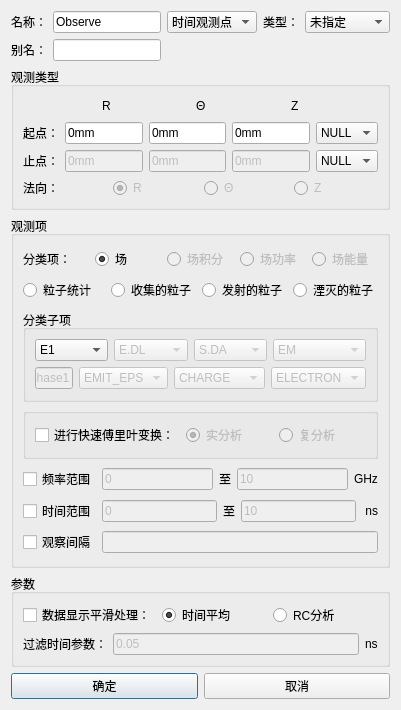
<?xml version="1.0" encoding="UTF-8"?>
<ui version="4.0">
 <class>Dialog_ObsDlg</class>
 <widget class="QDialog" name="Dialog_ObsDlg">
  <property name="windowModality">
   <enum>Qt::ApplicationModal</enum>
  </property>
  <property name="geometry">
   <rect>
    <x>0</x>
    <y>0</y>
    <width>401</width>
    <height>710</height>
   </rect>
  </property>
  <property name="minimumSize">
   <size>
    <width>0</width>
    <height>0</height>
   </size>
  </property>
  <property name="maximumSize">
   <size>
    <width>16777215</width>
    <height>16777215</height>
   </size>
  </property>
  <property name="windowTitle">
   <string>时间观测设置</string>
  </property>
  <layout class="QGridLayout" name="gridLayout_6">
   <item row="0" column="0" colspan="2">
    <layout class="QGridLayout" name="gridLayout_7">
     <item row="1" column="0">
      <widget class="QLabel" name="label_name2">
       <property name="text">
        <string>别名：</string>
       </property>
      </widget>
     </item>
     <item row="1" column="1">
      <widget class="QLineEdit" name="lineEdit_name2"/>
     </item>
     <item row="0" column="0">
      <widget class="QLabel" name="Label_Name">
       <property name="font">
        <font>
         <kerning>true</kerning>
        </font>
       </property>
       <property name="text">
        <string>名称：</string>
       </property>
      </widget>
     </item>
     <item row="0" column="1">
      <widget class="QLineEdit" name="LineEdit_Name">
       <property name="text">
        <string>Observe</string>
       </property>
      </widget>
     </item>
     <item row="0" column="2">
      <widget class="StyledComboBox" name="ComboBox_type">
       <property name="sizePolicy">
        <sizepolicy hsizetype="Fixed" vsizetype="Fixed">
         <horstretch>0</horstretch>
         <verstretch>0</verstretch>
        </sizepolicy>
       </property>
       <item>
        <property name="text">
         <string>时间观测点</string>
        </property>
       </item>
       <item>
        <property name="text">
         <string>时间观测线</string>
        </property>
       </item>
       <item>
        <property name="text">
         <string>时间观测面</string>
        </property>
       </item>
       <item>
        <property name="text">
         <string>时间观测体</string>
        </property>
       </item>
      </widget>
     </item>
     <item row="0" column="3">
      <widget class="QLabel" name="label_6">
       <property name="text">
        <string>类型：</string>
       </property>
      </widget>
     </item>
     <item row="0" column="4">
      <widget class="StyledComboBox" name="ComboBox_Shadow">
       <property name="sizePolicy">
        <sizepolicy hsizetype="Expanding" vsizetype="Fixed">
         <horstretch>0</horstretch>
         <verstretch>0</verstretch>
        </sizepolicy>
       </property>
       <item>
        <property name="text">
         <string>未指定</string>
        </property>
       </item>
      </widget>
     </item>
    </layout>
   </item>
   <item row="4" column="0" colspan="2">
    <layout class="QHBoxLayout" name="horizontalLayout_10">
     <item>
      <widget class="QPushButton" name="pushButton_ok">
       <property name="text">
        <string>确定</string>
       </property>
      </widget>
     </item>
     <item>
      <widget class="QPushButton" name="pushButton">
       <property name="text">
        <string>取消</string>
       </property>
      </widget>
     </item>
    </layout>
   </item>
   <item row="3" column="0" colspan="2">
    <widget class="QGroupBox" name="groupBox_2">
     <property name="title">
      <string>参数</string>
     </property>
     <layout class="QGridLayout" name="gridLayout_4">
      <item row="1" column="0">
       <layout class="QHBoxLayout" name="horizontalLayout_8">
        <item>
         <widget class="QCheckBox" name="checkBox_dataSmooth">
          <property name="text">
           <string>数据显示平滑处理：</string>
          </property>
         </widget>
        </item>
        <item>
         <widget class="QRadioButton" name="radioButton_time">
          <property name="text">
           <string>时间平均</string>
          </property>
          <property name="checked">
           <bool>true</bool>
          </property>
         </widget>
        </item>
        <item>
         <widget class="QRadioButton" name="radioButton_RC">
          <property name="text">
           <string>RC分析</string>
          </property>
         </widget>
        </item>
       </layout>
      </item>
      <item row="0" column="0">
       <spacer name="verticalSpacer_12">
        <property name="orientation">
         <enum>Qt::Vertical</enum>
        </property>
        <property name="sizeHint" stdset="0">
         <size>
          <width>20</width>
          <height>40</height>
         </size>
        </property>
       </spacer>
      </item>
      <item row="3" column="0">
       <layout class="QHBoxLayout" name="horizontalLayout_9">
        <item>
         <widget class="QLabel" name="label_9">
          <property name="text">
           <string>过滤时间参数：</string>
          </property>
         </widget>
        </item>
        <item>
         <widget class="QLineEdit" name="LineEdit_timeParam">
          <property name="enabled">
           <bool>false</bool>
          </property>
          <property name="text">
           <string>0.05</string>
          </property>
         </widget>
        </item>
        <item>
         <widget class="QLabel" name="label_10">
          <property name="text">
           <string>ns</string>
          </property>
         </widget>
        </item>
       </layout>
      </item>
      <item row="2" column="0">
       <spacer name="verticalSpacer_13">
        <property name="orientation">
         <enum>Qt::Vertical</enum>
        </property>
        <property name="sizeHint" stdset="0">
         <size>
          <width>20</width>
          <height>40</height>
         </size>
        </property>
       </spacer>
      </item>
      <item row="4" column="0">
       <spacer name="verticalSpacer_14">
        <property name="orientation">
         <enum>Qt::Vertical</enum>
        </property>
        <property name="sizeHint" stdset="0">
         <size>
          <width>20</width>
          <height>40</height>
         </size>
        </property>
       </spacer>
      </item>
     </layout>
    </widget>
   </item>
   <item row="1" column="0" colspan="2">
    <widget class="QGroupBox" name="groupBox_Port">
     <property name="enabled">
      <bool>true</bool>
     </property>
     <property name="title">
      <string>观测类型</string>
     </property>
     <layout class="QGridLayout" name="gridLayout_2">
      <item row="3" column="0">
       <spacer name="verticalSpacer_4">
        <property name="orientation">
         <enum>Qt::Vertical</enum>
        </property>
        <property name="sizeHint" stdset="0">
         <size>
          <width>20</width>
          <height>40</height>
         </size>
        </property>
       </spacer>
      </item>
      <item row="4" column="0">
       <layout class="QHBoxLayout" name="horizontalLayout_end">
        <item>
         <widget class="QLabel" name="label_end">
          <property name="text">
           <string>止点：</string>
          </property>
         </widget>
        </item>
        <item>
         <widget class="QLineEdit" name="LineEdit_end_x">
          <property name="enabled">
           <bool>false</bool>
          </property>
          <property name="text">
           <string>0mm</string>
          </property>
         </widget>
        </item>
        <item>
         <widget class="QLineEdit" name="LineEdit_end_y">
          <property name="enabled">
           <bool>false</bool>
          </property>
          <property name="text">
           <string>0mm</string>
          </property>
         </widget>
        </item>
        <item>
         <widget class="QLineEdit" name="LineEdit_end_z">
          <property name="enabled">
           <bool>false</bool>
          </property>
          <property name="text">
           <string>0mm</string>
          </property>
         </widget>
        </item>
        <item>
         <widget class="StyledComboBox" name="ComboBox_end">
          <property name="sizePolicy">
           <sizepolicy hsizetype="Expanding" vsizetype="Fixed">
            <horstretch>0</horstretch>
            <verstretch>0</verstretch>
           </sizepolicy>
          </property>
          <item>
           <property name="text">
            <string>NULL</string>
           </property>
          </item>
         </widget>
        </item>
       </layout>
      </item>
      <item row="2" column="0">
       <layout class="QHBoxLayout" name="horizontalLayout_start">
        <item>
         <widget class="QLabel" name="label_start">
          <property name="text">
           <string>起点：</string>
          </property>
         </widget>
        </item>
        <item>
         <widget class="QLineEdit" name="LineEdit_start_x">
          <property name="text">
           <string>0mm</string>
          </property>
         </widget>
        </item>
        <item>
         <widget class="QLineEdit" name="LineEdit_start_y">
          <property name="text">
           <string>0mm</string>
          </property>
         </widget>
        </item>
        <item>
         <widget class="QLineEdit" name="LineEdit_start_z">
          <property name="text">
           <string>0mm</string>
          </property>
         </widget>
        </item>
        <item>
         <widget class="StyledComboBox" name="ComboBox_start">
          <property name="sizePolicy">
           <sizepolicy hsizetype="Expanding" vsizetype="Fixed">
            <horstretch>0</horstretch>
            <verstretch>0</verstretch>
           </sizepolicy>
          </property>
          <item>
           <property name="text">
            <string>NULL</string>
           </property>
          </item>
         </widget>
        </item>
       </layout>
      </item>
      <item row="5" column="0">
       <spacer name="verticalSpacer_5">
        <property name="orientation">
         <enum>Qt::Vertical</enum>
        </property>
        <property name="sizeHint" stdset="0">
         <size>
          <width>20</width>
          <height>40</height>
         </size>
        </property>
       </spacer>
      </item>
      <item row="6" column="0">
       <layout class="QHBoxLayout" name="horizontalLayout_2">
        <item>
         <widget class="QLabel" name="label">
          <property name="text">
           <string>法向：</string>
          </property>
         </widget>
        </item>
        <item>
         <widget class="QRadioButton" name="radioButton_x">
          <property name="enabled">
           <bool>false</bool>
          </property>
          <property name="text">
           <string>R</string>
          </property>
          <property name="checked">
           <bool>true</bool>
          </property>
          <property name="autoExclusive">
           <bool>true</bool>
          </property>
         </widget>
        </item>
        <item>
         <widget class="QRadioButton" name="radioButton_y">
          <property name="enabled">
           <bool>false</bool>
          </property>
          <property name="text">
           <string>Θ</string>
          </property>
         </widget>
        </item>
        <item>
         <widget class="QRadioButton" name="radioButton_z">
          <property name="enabled">
           <bool>false</bool>
          </property>
          <property name="text">
           <string>Z</string>
          </property>
         </widget>
        </item>
       </layout>
      </item>
      <item row="7" column="0">
       <spacer name="verticalSpacer_6">
        <property name="orientation">
         <enum>Qt::Vertical</enum>
        </property>
        <property name="sizeHint" stdset="0">
         <size>
          <width>20</width>
          <height>40</height>
         </size>
        </property>
       </spacer>
      </item>
      <item row="1" column="0">
       <layout class="QHBoxLayout" name="horizontalLayout_3">
        <item>
         <spacer name="horizontalSpacer">
          <property name="orientation">
           <enum>Qt::Horizontal</enum>
          </property>
          <property name="sizeHint" stdset="0">
           <size>
            <width>40</width>
            <height>20</height>
           </size>
          </property>
         </spacer>
        </item>
        <item>
         <widget class="QLabel" name="label_X">
          <property name="text">
           <string>R</string>
          </property>
         </widget>
        </item>
        <item>
         <spacer name="horizontalSpacer_2">
          <property name="orientation">
           <enum>Qt::Horizontal</enum>
          </property>
          <property name="sizeHint" stdset="0">
           <size>
            <width>40</width>
            <height>20</height>
           </size>
          </property>
         </spacer>
        </item>
        <item>
         <widget class="QLabel" name="label_Y">
          <property name="text">
           <string>Θ</string>
          </property>
         </widget>
        </item>
        <item>
         <spacer name="horizontalSpacer_3">
          <property name="orientation">
           <enum>Qt::Horizontal</enum>
          </property>
          <property name="sizeHint" stdset="0">
           <size>
            <width>40</width>
            <height>20</height>
           </size>
          </property>
         </spacer>
        </item>
        <item>
         <widget class="QLabel" name="label_Z">
          <property name="text">
           <string>Z</string>
          </property>
         </widget>
        </item>
        <item>
         <spacer name="horizontalSpacer_4">
          <property name="orientation">
           <enum>Qt::Horizontal</enum>
          </property>
          <property name="sizeHint" stdset="0">
           <size>
            <width>40</width>
            <height>20</height>
           </size>
          </property>
         </spacer>
        </item>
       </layout>
      </item>
      <item row="0" column="0">
       <spacer name="verticalSpacer_2">
        <property name="orientation">
         <enum>Qt::Vertical</enum>
        </property>
        <property name="sizeHint" stdset="0">
         <size>
          <width>20</width>
          <height>40</height>
         </size>
        </property>
       </spacer>
      </item>
     </layout>
    </widget>
   </item>
   <item row="2" column="0" colspan="2">
    <widget class="QGroupBox" name="groupBox_Port_2">
     <property name="title">
      <string>观测项</string>
     </property>
     <layout class="QVBoxLayout" name="verticalLayout">
      <item>
       <spacer name="verticalSpacer">
        <property name="orientation">
         <enum>Qt::Vertical</enum>
        </property>
        <property name="sizeHint" stdset="0">
         <size>
          <width>20</width>
          <height>40</height>
         </size>
        </property>
       </spacer>
      </item>
      <item>
       <layout class="QHBoxLayout" name="horizontalLayout_start_2">
        <item>
         <widget class="QLabel" name="label_start_2">
          <property name="text">
           <string>分类项：</string>
          </property>
         </widget>
        </item>
        <item>
         <widget class="QRadioButton" name="radioButton_field">
          <property name="text">
           <string>场</string>
          </property>
          <property name="checked">
           <bool>true</bool>
          </property>
          <attribute name="buttonGroup">
           <string notr="true">buttonGroup</string>
          </attribute>
         </widget>
        </item>
        <item>
         <widget class="QRadioButton" name="radioButton_integral">
          <property name="enabled">
           <bool>false</bool>
          </property>
          <property name="text">
           <string>场积分</string>
          </property>
          <property name="checked">
           <bool>false</bool>
          </property>
          <property name="autoExclusive">
           <bool>true</bool>
          </property>
          <attribute name="buttonGroup">
           <string notr="true">buttonGroup</string>
          </attribute>
         </widget>
        </item>
        <item>
         <widget class="QRadioButton" name="radioButton_power">
          <property name="enabled">
           <bool>false</bool>
          </property>
          <property name="text">
           <string>场功率</string>
          </property>
          <attribute name="buttonGroup">
           <string notr="true">buttonGroup</string>
          </attribute>
         </widget>
        </item>
        <item>
         <widget class="QRadioButton" name="radioButton_energy">
          <property name="enabled">
           <bool>false</bool>
          </property>
          <property name="text">
           <string>场能量</string>
          </property>
          <attribute name="buttonGroup">
           <string notr="true">buttonGroup</string>
          </attribute>
         </widget>
        </item>
       </layout>
      </item>
      <item>
       <spacer name="verticalSpacer_7">
        <property name="orientation">
         <enum>Qt::Vertical</enum>
        </property>
        <property name="sizeHint" stdset="0">
         <size>
          <width>20</width>
          <height>40</height>
         </size>
        </property>
       </spacer>
      </item>
      <item>
       <layout class="QHBoxLayout" name="horizontalLayout_15">
        <item>
         <widget class="QRadioButton" name="radioButton_particleStatistics">
          <property name="enabled">
           <bool>true</bool>
          </property>
          <property name="text">
           <string>粒子统计</string>
          </property>
          <attribute name="buttonGroup">
           <string notr="true">buttonGroup</string>
          </attribute>
         </widget>
        </item>
        <item>
         <widget class="QRadioButton" name="radioButton_collected">
          <property name="text">
           <string>收集的粒子</string>
          </property>
          <attribute name="buttonGroup">
           <string notr="true">buttonGroup</string>
          </attribute>
         </widget>
        </item>
        <item>
         <widget class="QRadioButton" name="radioButton_emitted">
          <property name="text">
           <string>发射的粒子</string>
          </property>
          <attribute name="buttonGroup">
           <string notr="true">buttonGroup</string>
          </attribute>
         </widget>
        </item>
        <item>
         <widget class="QRadioButton" name="radioButton_destroyed">
          <property name="text">
           <string>湮灭的粒子</string>
          </property>
          <attribute name="buttonGroup">
           <string notr="true">buttonGroup</string>
          </attribute>
         </widget>
        </item>
       </layout>
      </item>
      <item>
       <spacer name="verticalSpacer_3">
        <property name="orientation">
         <enum>Qt::Vertical</enum>
        </property>
        <property name="sizeHint" stdset="0">
         <size>
          <width>20</width>
          <height>40</height>
         </size>
        </property>
       </spacer>
      </item>
      <item>
       <widget class="QGroupBox" name="groupBox">
        <property name="title">
         <string>分类子项</string>
        </property>
        <property name="checkable">
         <bool>false</bool>
        </property>
        <layout class="QVBoxLayout" name="verticalLayout_2">
         <item>
          <layout class="QHBoxLayout" name="horizontalLayout_4">
           <item>
            <widget class="StyledComboBox" name="ComboBox_E1">
             <property name="enabled">
              <bool>true</bool>
             </property>
             <item>
              <property name="text">
               <string>E1</string>
              </property>
             </item>
             <item>
              <property name="text">
               <string>E2</string>
              </property>
             </item>
             <item>
              <property name="text">
               <string>E3</string>
              </property>
             </item>
             <item>
              <property name="text">
               <string>B1</string>
              </property>
             </item>
             <item>
              <property name="text">
               <string>B2</string>
              </property>
             </item>
             <item>
              <property name="text">
               <string>B3</string>
              </property>
             </item>
             <item>
              <property name="text">
               <string>J1</string>
              </property>
             </item>
             <item>
              <property name="text">
               <string>J2</string>
              </property>
             </item>
             <item>
              <property name="text">
               <string>J3</string>
              </property>
             </item>
             <item>
              <property name="text">
               <string>Q0</string>
              </property>
             </item>
             <item>
              <property name="text">
               <string>E1AV</string>
              </property>
             </item>
             <item>
              <property name="text">
               <string>E2AV</string>
              </property>
             </item>
             <item>
              <property name="text">
               <string>E3AV</string>
              </property>
             </item>
             <item>
              <property name="text">
               <string>B1AV</string>
              </property>
             </item>
             <item>
              <property name="text">
               <string>B2AV</string>
              </property>
             </item>
             <item>
              <property name="text">
               <string>B3AV</string>
              </property>
             </item>
             <item>
              <property name="text">
               <string>E1ST</string>
              </property>
             </item>
             <item>
              <property name="text">
               <string>E2ST</string>
              </property>
             </item>
             <item>
              <property name="text">
               <string>E3ST</string>
              </property>
             </item>
             <item>
              <property name="text">
               <string>B1ST</string>
              </property>
             </item>
             <item>
              <property name="text">
               <string>B2ST</string>
              </property>
             </item>
             <item>
              <property name="text">
               <string>B3ST</string>
              </property>
             </item>
             <item>
              <property name="text">
               <string>PHST</string>
              </property>
             </item>
             <item>
              <property name="text">
               <string>B</string>
              </property>
             </item>
             <item>
              <property name="text">
               <string>E</string>
              </property>
             </item>
            </widget>
           </item>
           <item>
            <widget class="StyledComboBox" name="ComboBox_EDL">
             <property name="enabled">
              <bool>false</bool>
             </property>
             <item>
              <property name="text">
               <string>E.DL</string>
              </property>
             </item>
             <item>
              <property name="text">
               <string>H.DL</string>
              </property>
             </item>
             <item>
              <property name="text">
               <string>J.DA</string>
              </property>
             </item>
            </widget>
           </item>
           <item>
            <widget class="StyledComboBox" name="ComboBox_SDA">
             <property name="enabled">
              <bool>false</bool>
             </property>
             <item>
              <property name="text">
               <string>S.DA</string>
              </property>
             </item>
            </widget>
           </item>
           <item>
            <widget class="StyledComboBox" name="ComboBox_EM">
             <property name="enabled">
              <bool>false</bool>
             </property>
             <item>
              <property name="text">
               <string>EM</string>
              </property>
             </item>
             <item>
              <property name="text">
               <string>ELECTRIC</string>
              </property>
             </item>
             <item>
              <property name="text">
               <string>MAGNETIC</string>
              </property>
             </item>
            </widget>
           </item>
          </layout>
         </item>
         <item>
          <layout class="QHBoxLayout" name="horizontalLayout_14">
           <item>
            <widget class="QLineEdit" name="LineEdit_phase1">
             <property name="enabled">
              <bool>false</bool>
             </property>
             <property name="sizePolicy">
              <sizepolicy hsizetype="Preferred" vsizetype="Fixed">
               <horstretch>0</horstretch>
               <verstretch>0</verstretch>
              </sizepolicy>
             </property>
             <property name="maximumSize">
              <size>
               <width>16777215</width>
               <height>16777215</height>
              </size>
             </property>
             <property name="text">
              <string>phase1</string>
             </property>
            </widget>
           </item>
           <item>
            <widget class="QComboBox" name="comboBox_EMIT_EPS">
             <property name="enabled">
              <bool>false</bool>
             </property>
             <item>
              <property name="text">
               <string>EMIT_EPS</string>
              </property>
             </item>
             <item>
              <property name="text">
               <string>CHARGE</string>
              </property>
             </item>
             <item>
              <property name="text">
               <string>ENERGY</string>
              </property>
             </item>
             <item>
              <property name="text">
               <string>VRATIO</string>
              </property>
             </item>
            </widget>
           </item>
           <item>
            <widget class="QComboBox" name="comboBox_CHARGE">
             <property name="enabled">
              <bool>false</bool>
             </property>
             <item>
              <property name="text">
               <string>CHARGE</string>
              </property>
             </item>
             <item>
              <property name="text">
               <string>CURRENT</string>
              </property>
             </item>
             <item>
              <property name="text">
               <string>ENERGY</string>
              </property>
             </item>
             <item>
              <property name="text">
               <string>POWER</string>
              </property>
             </item>
             <item>
              <property name="text">
               <string>VOLTAGE</string>
              </property>
             </item>
            </widget>
           </item>
           <item>
            <widget class="QComboBox" name="comboBox">
             <property name="enabled">
              <bool>false</bool>
             </property>
             <item>
              <property name="text">
               <string>ELECTRON</string>
              </property>
             </item>
             <item>
              <property name="text">
               <string>IONS</string>
              </property>
             </item>
             <item>
              <property name="text">
               <string>ALL</string>
              </property>
             </item>
            </widget>
           </item>
          </layout>
         </item>
         <item>
          <spacer name="verticalSpacer_17">
           <property name="orientation">
            <enum>Qt::Vertical</enum>
           </property>
           <property name="sizeHint" stdset="0">
            <size>
             <width>20</width>
             <height>40</height>
            </size>
           </property>
          </spacer>
         </item>
        </layout>
       </widget>
      </item>
      <item>
       <layout class="QHBoxLayout" name="horizontalLayout_5">
        <item>
         <widget class="QGroupBox" name="groupBox_4">
          <property name="title">
           <string/>
          </property>
          <property name="flat">
           <bool>true</bool>
          </property>
          <layout class="QGridLayout" name="gridLayout">
           <item row="1" column="0">
            <widget class="QCheckBox" name="checkBox_Fourier">
             <property name="text">
              <string>进行快速傅里叶变换：</string>
             </property>
            </widget>
           </item>
           <item row="1" column="1">
            <widget class="QRadioButton" name="radioButton_real">
             <property name="enabled">
              <bool>false</bool>
             </property>
             <property name="text">
              <string>实分析</string>
             </property>
             <property name="checked">
              <bool>true</bool>
             </property>
            </widget>
           </item>
           <item row="1" column="2">
            <widget class="QRadioButton" name="radioButton_complex">
             <property name="enabled">
              <bool>false</bool>
             </property>
             <property name="text">
              <string>复分析</string>
             </property>
            </widget>
           </item>
          </layout>
         </widget>
        </item>
       </layout>
      </item>
      <item>
       <spacer name="verticalSpacer_8">
        <property name="orientation">
         <enum>Qt::Vertical</enum>
        </property>
        <property name="sizeHint" stdset="0">
         <size>
          <width>20</width>
          <height>40</height>
         </size>
        </property>
       </spacer>
      </item>
      <item>
       <layout class="QHBoxLayout" name="horizontalLayout_11">
        <item>
         <widget class="QCheckBox" name="checkBox_freq">
          <property name="enabled">
           <bool>true</bool>
          </property>
          <property name="text">
           <string>频率范围</string>
          </property>
         </widget>
        </item>
        <item>
         <widget class="QLineEdit" name="LineEdit_freq1">
          <property name="enabled">
           <bool>false</bool>
          </property>
          <property name="text">
           <string>0</string>
          </property>
         </widget>
        </item>
        <item>
         <widget class="QLabel" name="label_11">
          <property name="enabled">
           <bool>true</bool>
          </property>
          <property name="text">
           <string>至</string>
          </property>
         </widget>
        </item>
        <item>
         <widget class="QLineEdit" name="LineEdit_freq2">
          <property name="enabled">
           <bool>false</bool>
          </property>
          <property name="text">
           <string>10</string>
          </property>
         </widget>
        </item>
        <item>
         <widget class="QLabel" name="label_12">
          <property name="text">
           <string>GHz</string>
          </property>
         </widget>
        </item>
       </layout>
      </item>
      <item>
       <spacer name="verticalSpacer_10">
        <property name="orientation">
         <enum>Qt::Vertical</enum>
        </property>
        <property name="sizeHint" stdset="0">
         <size>
          <width>20</width>
          <height>40</height>
         </size>
        </property>
       </spacer>
      </item>
      <item>
       <layout class="QHBoxLayout" name="horizontalLayout_7">
        <item>
         <widget class="QCheckBox" name="checkBox_limit">
          <property name="text">
           <string>时间范围</string>
          </property>
         </widget>
        </item>
        <item>
         <widget class="QLineEdit" name="LineEdit_limit1">
          <property name="enabled">
           <bool>false</bool>
          </property>
          <property name="text">
           <string>0</string>
          </property>
         </widget>
        </item>
        <item>
         <widget class="QLabel" name="label_7">
          <property name="text">
           <string>至</string>
          </property>
         </widget>
        </item>
        <item>
         <widget class="QLineEdit" name="LineEdit_limit2">
          <property name="enabled">
           <bool>false</bool>
          </property>
          <property name="text">
           <string>10</string>
          </property>
         </widget>
        </item>
        <item>
         <widget class="QLabel" name="label_8">
          <property name="text">
           <string> ns</string>
          </property>
         </widget>
        </item>
       </layout>
      </item>
      <item>
       <spacer name="verticalSpacer_16">
        <property name="orientation">
         <enum>Qt::Vertical</enum>
        </property>
        <property name="sizeHint" stdset="0">
         <size>
          <width>20</width>
          <height>40</height>
         </size>
        </property>
       </spacer>
      </item>
      <item>
       <layout class="QHBoxLayout" name="horizontalLayout_18">
        <item>
         <widget class="QCheckBox" name="checkBox_interval">
          <property name="text">
           <string>观察间隔</string>
          </property>
         </widget>
        </item>
        <item>
         <widget class="QLineEdit" name="lineEdit_interval">
          <property name="enabled">
           <bool>false</bool>
          </property>
         </widget>
        </item>
       </layout>
      </item>
      <item>
       <spacer name="verticalSpacer_9">
        <property name="orientation">
         <enum>Qt::Vertical</enum>
        </property>
        <property name="sizeHint" stdset="0">
         <size>
          <width>20</width>
          <height>40</height>
         </size>
        </property>
       </spacer>
      </item>
     </layout>
     <zorder>groupBox</zorder>
     <zorder>groupBox_4</zorder>
     <zorder>radioButton_collected</zorder>
     <zorder>radioButton_emitted</zorder>
     <zorder>checkBox_interval</zorder>
     <zorder>lineEdit_interval</zorder>
     <zorder>verticalSpacer</zorder>
     <zorder>verticalSpacer_3</zorder>
     <zorder>verticalSpacer_7</zorder>
     <zorder>verticalSpacer_8</zorder>
     <zorder>verticalSpacer_9</zorder>
     <zorder>verticalSpacer_10</zorder>
     <zorder>verticalSpacer_16</zorder>
    </widget>
   </item>
  </layout>
  <zorder>groupBox_Port</zorder>
  <zorder>groupBox_Port_2</zorder>
  <zorder>groupBox_2</zorder>
 </widget>
 <customwidgets>
  <customwidget>
   <class>StyledComboBox</class>
   <extends>QComboBox</extends>
   <header>StyledComboBox.h</header>
  </customwidget>
 </customwidgets>
 <resources/>
 <connections/>
 <buttongroups>
  <buttongroup name="buttonGroup"/>
 </buttongroups>
</ui>
